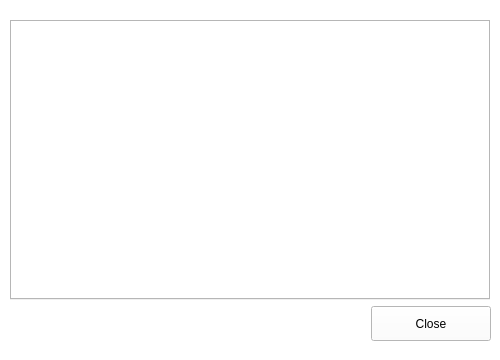
<?xml version="1.0" encoding="UTF-8"?>
<ui version="4.0">
 <class>QAssistanceWidget</class>
 <widget class="QDialog" name="QAssistanceWidget">
  <property name="geometry">
   <rect>
    <x>0</x>
    <y>0</y>
    <width>500</width>
    <height>360</height>
   </rect>
  </property>
  <property name="sizePolicy">
   <sizepolicy hsizetype="Fixed" vsizetype="Fixed">
    <horstretch>0</horstretch>
    <verstretch>0</verstretch>
   </sizepolicy>
  </property>
  <property name="palette">
   <palette>
    <active>
     <colorrole role="WindowText">
      <brush brushstyle="SolidPattern">
       <color alpha="255">
        <red>0</red>
        <green>0</green>
        <blue>0</blue>
       </color>
      </brush>
     </colorrole>
     <colorrole role="Button">
      <brush brushstyle="SolidPattern">
       <color alpha="255">
        <red>255</red>
        <green>255</green>
        <blue>255</blue>
       </color>
      </brush>
     </colorrole>
     <colorrole role="Light">
      <brush brushstyle="SolidPattern">
       <color alpha="255">
        <red>255</red>
        <green>255</green>
        <blue>255</blue>
       </color>
      </brush>
     </colorrole>
     <colorrole role="Midlight">
      <brush brushstyle="SolidPattern">
       <color alpha="255">
        <red>255</red>
        <green>255</green>
        <blue>255</blue>
       </color>
      </brush>
     </colorrole>
     <colorrole role="Dark">
      <brush brushstyle="SolidPattern">
       <color alpha="255">
        <red>127</red>
        <green>127</green>
        <blue>127</blue>
       </color>
      </brush>
     </colorrole>
     <colorrole role="Mid">
      <brush brushstyle="SolidPattern">
       <color alpha="255">
        <red>170</red>
        <green>170</green>
        <blue>170</blue>
       </color>
      </brush>
     </colorrole>
     <colorrole role="Text">
      <brush brushstyle="SolidPattern">
       <color alpha="255">
        <red>0</red>
        <green>0</green>
        <blue>0</blue>
       </color>
      </brush>
     </colorrole>
     <colorrole role="BrightText">
      <brush brushstyle="SolidPattern">
       <color alpha="255">
        <red>255</red>
        <green>255</green>
        <blue>255</blue>
       </color>
      </brush>
     </colorrole>
     <colorrole role="ButtonText">
      <brush brushstyle="SolidPattern">
       <color alpha="255">
        <red>0</red>
        <green>0</green>
        <blue>0</blue>
       </color>
      </brush>
     </colorrole>
     <colorrole role="Base">
      <brush brushstyle="SolidPattern">
       <color alpha="255">
        <red>255</red>
        <green>255</green>
        <blue>255</blue>
       </color>
      </brush>
     </colorrole>
     <colorrole role="Window">
      <brush brushstyle="SolidPattern">
       <color alpha="255">
        <red>255</red>
        <green>255</green>
        <blue>255</blue>
       </color>
      </brush>
     </colorrole>
     <colorrole role="Shadow">
      <brush brushstyle="SolidPattern">
       <color alpha="255">
        <red>0</red>
        <green>0</green>
        <blue>0</blue>
       </color>
      </brush>
     </colorrole>
     <colorrole role="AlternateBase">
      <brush brushstyle="SolidPattern">
       <color alpha="255">
        <red>255</red>
        <green>255</green>
        <blue>255</blue>
       </color>
      </brush>
     </colorrole>
     <colorrole role="ToolTipBase">
      <brush brushstyle="SolidPattern">
       <color alpha="255">
        <red>255</red>
        <green>255</green>
        <blue>220</blue>
       </color>
      </brush>
     </colorrole>
     <colorrole role="ToolTipText">
      <brush brushstyle="SolidPattern">
       <color alpha="255">
        <red>0</red>
        <green>0</green>
        <blue>0</blue>
       </color>
      </brush>
     </colorrole>
    </active>
    <inactive>
     <colorrole role="WindowText">
      <brush brushstyle="SolidPattern">
       <color alpha="255">
        <red>0</red>
        <green>0</green>
        <blue>0</blue>
       </color>
      </brush>
     </colorrole>
     <colorrole role="Button">
      <brush brushstyle="SolidPattern">
       <color alpha="255">
        <red>255</red>
        <green>255</green>
        <blue>255</blue>
       </color>
      </brush>
     </colorrole>
     <colorrole role="Light">
      <brush brushstyle="SolidPattern">
       <color alpha="255">
        <red>255</red>
        <green>255</green>
        <blue>255</blue>
       </color>
      </brush>
     </colorrole>
     <colorrole role="Midlight">
      <brush brushstyle="SolidPattern">
       <color alpha="255">
        <red>255</red>
        <green>255</green>
        <blue>255</blue>
       </color>
      </brush>
     </colorrole>
     <colorrole role="Dark">
      <brush brushstyle="SolidPattern">
       <color alpha="255">
        <red>127</red>
        <green>127</green>
        <blue>127</blue>
       </color>
      </brush>
     </colorrole>
     <colorrole role="Mid">
      <brush brushstyle="SolidPattern">
       <color alpha="255">
        <red>170</red>
        <green>170</green>
        <blue>170</blue>
       </color>
      </brush>
     </colorrole>
     <colorrole role="Text">
      <brush brushstyle="SolidPattern">
       <color alpha="255">
        <red>0</red>
        <green>0</green>
        <blue>0</blue>
       </color>
      </brush>
     </colorrole>
     <colorrole role="BrightText">
      <brush brushstyle="SolidPattern">
       <color alpha="255">
        <red>255</red>
        <green>255</green>
        <blue>255</blue>
       </color>
      </brush>
     </colorrole>
     <colorrole role="ButtonText">
      <brush brushstyle="SolidPattern">
       <color alpha="255">
        <red>0</red>
        <green>0</green>
        <blue>0</blue>
       </color>
      </brush>
     </colorrole>
     <colorrole role="Base">
      <brush brushstyle="SolidPattern">
       <color alpha="255">
        <red>255</red>
        <green>255</green>
        <blue>255</blue>
       </color>
      </brush>
     </colorrole>
     <colorrole role="Window">
      <brush brushstyle="SolidPattern">
       <color alpha="255">
        <red>255</red>
        <green>255</green>
        <blue>255</blue>
       </color>
      </brush>
     </colorrole>
     <colorrole role="Shadow">
      <brush brushstyle="SolidPattern">
       <color alpha="255">
        <red>0</red>
        <green>0</green>
        <blue>0</blue>
       </color>
      </brush>
     </colorrole>
     <colorrole role="AlternateBase">
      <brush brushstyle="SolidPattern">
       <color alpha="255">
        <red>255</red>
        <green>255</green>
        <blue>255</blue>
       </color>
      </brush>
     </colorrole>
     <colorrole role="ToolTipBase">
      <brush brushstyle="SolidPattern">
       <color alpha="255">
        <red>255</red>
        <green>255</green>
        <blue>220</blue>
       </color>
      </brush>
     </colorrole>
     <colorrole role="ToolTipText">
      <brush brushstyle="SolidPattern">
       <color alpha="255">
        <red>0</red>
        <green>0</green>
        <blue>0</blue>
       </color>
      </brush>
     </colorrole>
    </inactive>
    <disabled>
     <colorrole role="WindowText">
      <brush brushstyle="SolidPattern">
       <color alpha="255">
        <red>127</red>
        <green>127</green>
        <blue>127</blue>
       </color>
      </brush>
     </colorrole>
     <colorrole role="Button">
      <brush brushstyle="SolidPattern">
       <color alpha="255">
        <red>255</red>
        <green>255</green>
        <blue>255</blue>
       </color>
      </brush>
     </colorrole>
     <colorrole role="Light">
      <brush brushstyle="SolidPattern">
       <color alpha="255">
        <red>255</red>
        <green>255</green>
        <blue>255</blue>
       </color>
      </brush>
     </colorrole>
     <colorrole role="Midlight">
      <brush brushstyle="SolidPattern">
       <color alpha="255">
        <red>255</red>
        <green>255</green>
        <blue>255</blue>
       </color>
      </brush>
     </colorrole>
     <colorrole role="Dark">
      <brush brushstyle="SolidPattern">
       <color alpha="255">
        <red>127</red>
        <green>127</green>
        <blue>127</blue>
       </color>
      </brush>
     </colorrole>
     <colorrole role="Mid">
      <brush brushstyle="SolidPattern">
       <color alpha="255">
        <red>170</red>
        <green>170</green>
        <blue>170</blue>
       </color>
      </brush>
     </colorrole>
     <colorrole role="Text">
      <brush brushstyle="SolidPattern">
       <color alpha="255">
        <red>127</red>
        <green>127</green>
        <blue>127</blue>
       </color>
      </brush>
     </colorrole>
     <colorrole role="BrightText">
      <brush brushstyle="SolidPattern">
       <color alpha="255">
        <red>255</red>
        <green>255</green>
        <blue>255</blue>
       </color>
      </brush>
     </colorrole>
     <colorrole role="ButtonText">
      <brush brushstyle="SolidPattern">
       <color alpha="255">
        <red>127</red>
        <green>127</green>
        <blue>127</blue>
       </color>
      </brush>
     </colorrole>
     <colorrole role="Base">
      <brush brushstyle="SolidPattern">
       <color alpha="255">
        <red>255</red>
        <green>255</green>
        <blue>255</blue>
       </color>
      </brush>
     </colorrole>
     <colorrole role="Window">
      <brush brushstyle="SolidPattern">
       <color alpha="255">
        <red>255</red>
        <green>255</green>
        <blue>255</blue>
       </color>
      </brush>
     </colorrole>
     <colorrole role="Shadow">
      <brush brushstyle="SolidPattern">
       <color alpha="255">
        <red>0</red>
        <green>0</green>
        <blue>0</blue>
       </color>
      </brush>
     </colorrole>
     <colorrole role="AlternateBase">
      <brush brushstyle="SolidPattern">
       <color alpha="255">
        <red>255</red>
        <green>255</green>
        <blue>255</blue>
       </color>
      </brush>
     </colorrole>
     <colorrole role="ToolTipBase">
      <brush brushstyle="SolidPattern">
       <color alpha="255">
        <red>255</red>
        <green>255</green>
        <blue>220</blue>
       </color>
      </brush>
     </colorrole>
     <colorrole role="ToolTipText">
      <brush brushstyle="SolidPattern">
       <color alpha="255">
        <red>0</red>
        <green>0</green>
        <blue>0</blue>
       </color>
      </brush>
     </colorrole>
    </disabled>
   </palette>
  </property>
  <property name="contextMenuPolicy">
   <enum>Qt::NoContextMenu</enum>
  </property>
  <property name="windowTitle">
   <string>Assistance</string>
  </property>
  <widget class="QColorTabWidget" name="TabCamWidget">
   <property name="geometry">
    <rect>
     <x>10</x>
     <y>20</y>
     <width>480</width>
     <height>280</height>
    </rect>
   </property>
   <property name="sizePolicy">
    <sizepolicy hsizetype="Expanding" vsizetype="Expanding">
     <horstretch>0</horstretch>
     <verstretch>0</verstretch>
    </sizepolicy>
   </property>
   <property name="minimumSize">
    <size>
     <width>480</width>
     <height>250</height>
    </size>
   </property>
   <property name="font">
    <font>
     <family>Arial</family>
    </font>
   </property>
   <property name="tabShape">
    <enum>QTabWidget::Rounded</enum>
   </property>
   <property name="currentIndex">
    <number>-1</number>
   </property>
   <property name="elideMode">
    <enum>Qt::ElideNone</enum>
   </property>
   <property name="usesScrollButtons">
    <bool>true</bool>
   </property>
  </widget>
  <widget class="QWidget" name="layoutWidget">
   <property name="geometry">
    <rect>
     <x>10</x>
     <y>300</y>
     <width>481</width>
     <height>47</height>
    </rect>
   </property>
   <layout class="QHBoxLayout" name="ButtonLayout">
    <property name="spacing">
     <number>2</number>
    </property>
    <item>
     <spacer name="HSpacer2">
      <property name="sizePolicy">
       <sizepolicy hsizetype="Expanding" vsizetype="Minimum">
        <horstretch>0</horstretch>
        <verstretch>0</verstretch>
       </sizepolicy>
      </property>
      <property name="minimumSize">
       <size>
        <width>0</width>
        <height>35</height>
       </size>
      </property>
      <property name="orientation">
       <enum>Qt::Horizontal</enum>
      </property>
      <property name="sizeType">
       <enum>QSizePolicy::Expanding</enum>
      </property>
      <property name="sizeHint" stdset="0">
       <size>
        <width>160</width>
        <height>20</height>
       </size>
      </property>
     </spacer>
    </item>
    <item>
     <widget class="QPushButton" name="BtnClose">
      <property name="sizePolicy">
       <sizepolicy hsizetype="Expanding" vsizetype="Fixed">
        <horstretch>0</horstretch>
        <verstretch>0</verstretch>
       </sizepolicy>
      </property>
      <property name="minimumSize">
       <size>
        <width>120</width>
        <height>35</height>
       </size>
      </property>
      <property name="maximumSize">
       <size>
        <width>120</width>
        <height>16777215</height>
       </size>
      </property>
      <property name="cursor">
       <cursorShape>PointingHandCursor</cursorShape>
      </property>
      <property name="focusPolicy">
       <enum>Qt::TabFocus</enum>
      </property>
      <property name="text">
       <string>Close</string>
      </property>
      <property name="autoDefault">
       <bool>false</bool>
      </property>
     </widget>
    </item>
   </layout>
  </widget>
 </widget>
 <customwidgets>
  <customwidget>
   <class>QColorTabWidget</class>
   <extends>QTabWidget</extends>
   <header>QColorTabWidget.h</header>
   <container>1</container>
  </customwidget>
 </customwidgets>
 <resources/>
 <connections/>
</ui>
